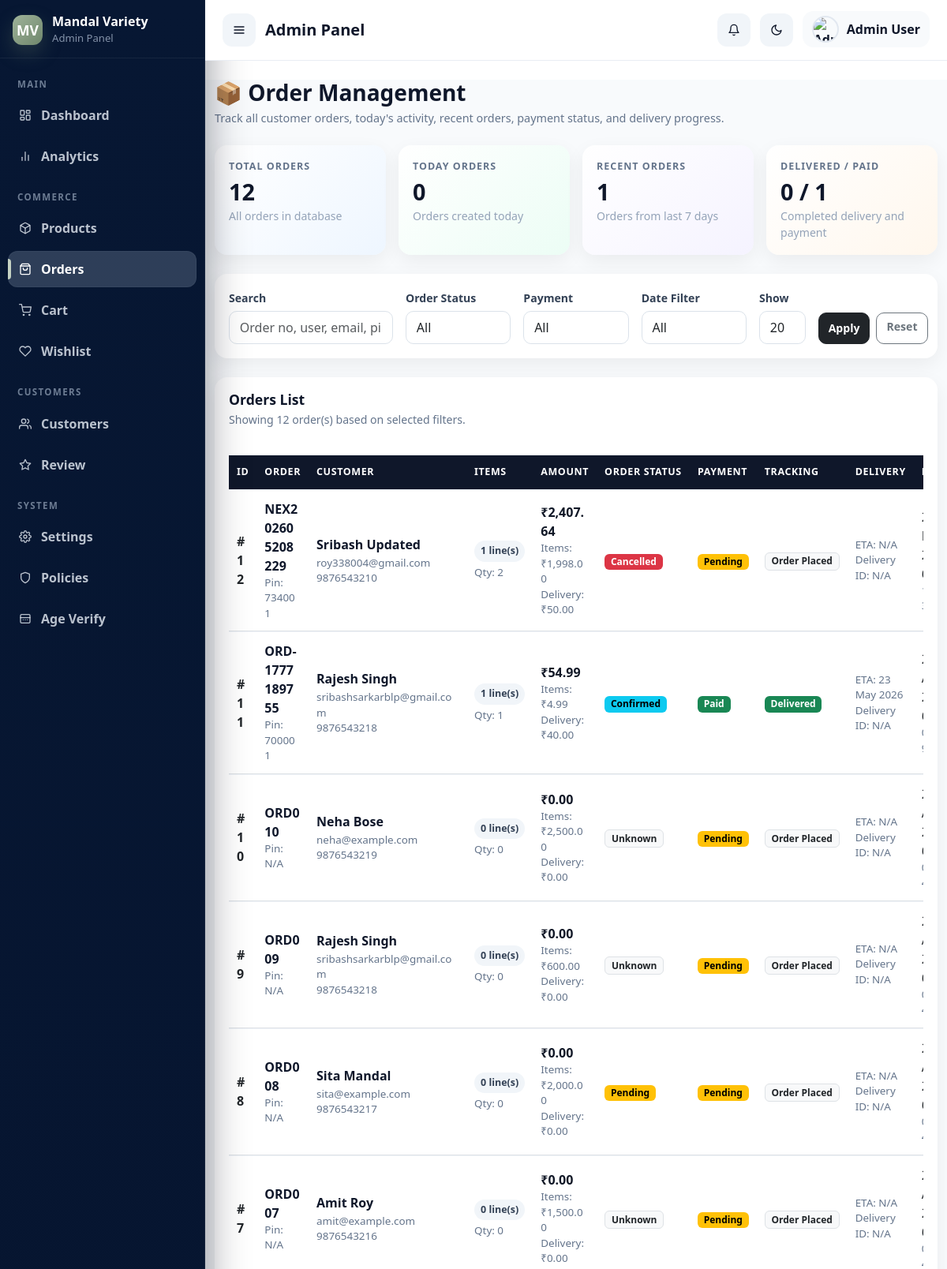
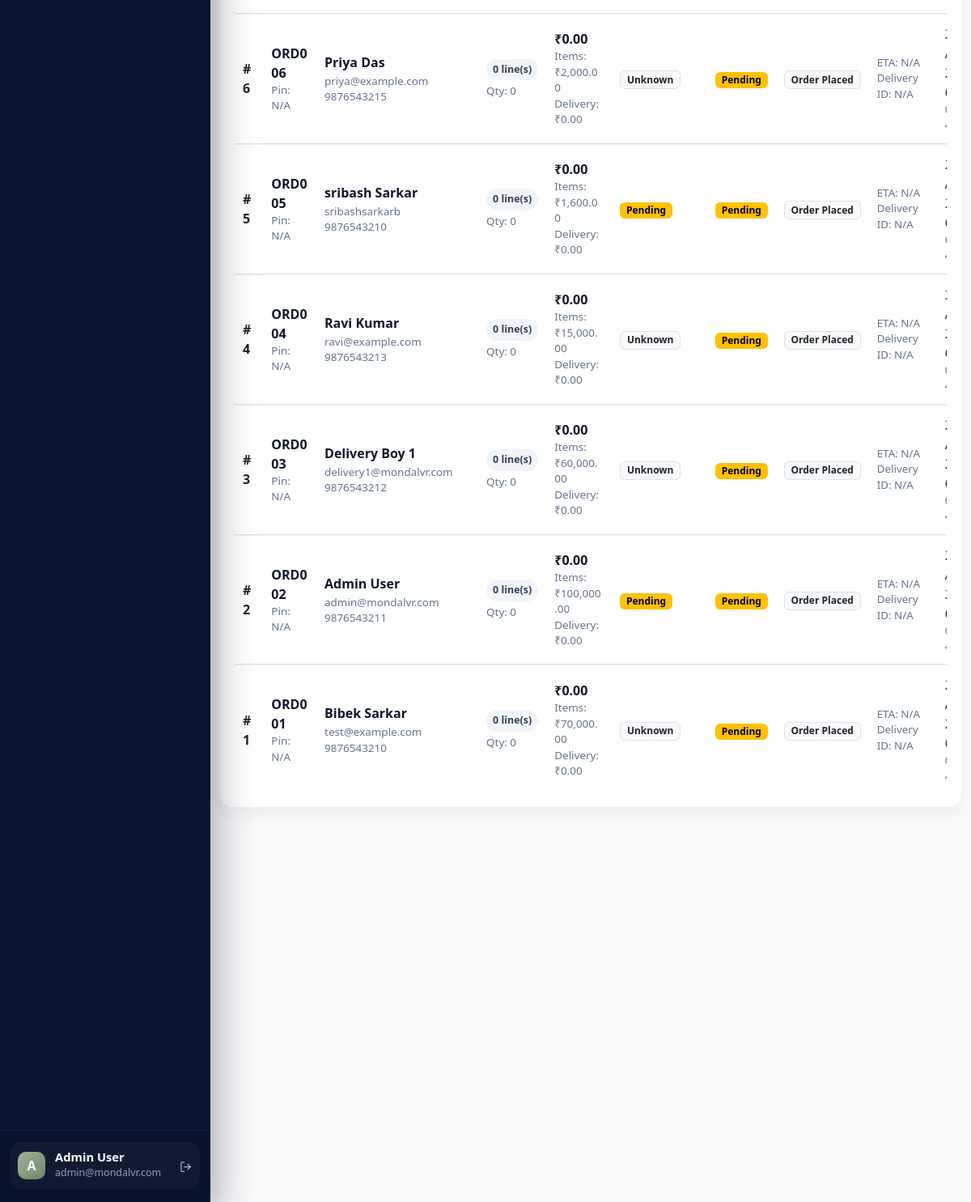
Page /admin/orders/list.php (signed in) on the committed database (2 pictures, top to bottom).
### tables this page shows
CREATE TABLE `orders` (
  `id` int(11) NOT NULL,
  `user_id` int(11) NOT NULL,
  `order_number` varchar(50) NOT NULL,
  `total_amount` decimal(10,2) NOT NULL,
  `delivery_charge` decimal(8,2) DEFAULT 0.00,
  `tax_amount` decimal(8,2) DEFAULT 0.00,
  `grand_total` decimal(10,2) NOT NULL,
  `status` enum('pending','confirmed','preparing','out_for_delivery','delivered','cancelled','returned') DEFAULT 'pending',
  `payment_status` enum('pending','paid','failed','refunded') DEFAULT 'pending',
  `delivery_address` text NOT NULL,
  `pincode` varchar(10) NOT NULL,
  `delivery_eta` time DEFAULT NULL,
  `assigned_delivery_id` int(11) DEFAULT NULL,
  `notes` text DEFAULT NULL,
  `created_at` timestamp NOT NULL DEFAULT current_timestamp(),
  `updated_at` timestamp NOT NULL DEFAULT current_timestamp() ON UPDATE current_timestamp(),
  `tracking_status` varchar(50) DEFAULT 'Order Placed',
  `admin_remark` text DEFAULT NULL
);

CREATE TABLE `users` (
  `id` int(11) NOT NULL,
  `name` varchar(255) NOT NULL,
  `email` varchar(255) NOT NULL,
  `phone` varchar(20) NOT NULL,
  `password` varchar(255) NOT NULL,
  `role` enum('customer','admin','delivery') DEFAULT 'customer',
  `address` text DEFAULT NULL,
  `city` varchar(100) DEFAULT NULL,
  `state` varchar(100) DEFAULT NULL,
  `country` varchar(100) DEFAULT NULL,
  `profile_image` varchar(255) DEFAULT NULL,
  `pincode` varchar(10) DEFAULT NULL,
  `is_active` tinyint(1) DEFAULT 1,
  `created_at` timestamp NOT NULL DEFAULT current_timestamp(),
  `updated_at` timestamp NOT NULL DEFAULT current_timestamp() ON UPDATE current_timestamp(),
  `otp` varchar(6) DEFAULT NULL,
  `otp_expires_at` timestamp NULL DEFAULT NULL,
  `is_verified` tinyint(1) DEFAULT 0,
  `email_verified_at` timestamp NULL DEFAULT NULL,
  `last_login` datetime DEFAULT NULL,
  `login_otp` varchar(10) DEFAULT NULL,
  `otp_expiry` datetime DEFAULT NULL
);

### admin/includes/config.php (called while the page is built, shortened)
<?php
if (!function_exists('e')) {
    function e($string) {
        return htmlspecialchars($string ?? '', ENT_QUOTES, 'UTF-8');
    }
}
?>

### admin/orders/list.php (the view, shortened to what this page needs)
<?php include '../includes/header.php'; ?>
<?php include '../includes/sidebar.php'; ?>
<?php
function orderStatusBadge($status)
{
    $status = strtolower(trim((string)$status));
    return match ($status) {
        'pending' => '<span class="badge text-bg-warning">Pending</span>',
        'confirmed' => '<span class="badge text-bg-info">Confirmed</span>',
        'processing' => '<span class="badge text-bg-primary">Processing</span>',
        'shipped' => '<span class="badge text-bg-secondary">Shipped</span>',
        'out_for_delivery' => '<span class="badge text-bg-dark">Out for Delivery</span>',
        'delivered' => '<span class="badge text-bg-success">Delivered</span>',
        'cancelled' => '<span class="badge text-bg-danger">Cancelled</span>',
        default => '<span class="badge bg-light text-dark border">' . e(ucwords(str_replace('_', ' ', $status ?: 'unknown'))) . '</span>',
    };
}
function paymentStatusBadge($status)
{
    $status = strtolower(trim((string)$status));
    return match ($status) {
        'paid' => '<span class="badge text-bg-success">Paid</span>',
        'pending' => '<span class="badge text-bg-warning">Pending</span>',
        'failed' => '<span class="badge text-bg-danger">Failed</span>',
        'refunded' => '<span class="badge text-bg-info">Refunded</span>',
        default => '<span class="badge bg-light text-dark border">' . e(ucwords($status ?: 'unknown')) . '</span>',
    };
}
function trackingBadge($status)
{
    $status = strtolower(trim((string)$status));
    return match ($status) {
        'ordered' => '<span class="badge text-bg-secondary">Ordered</span>',
        'packed' => '<span class="badge text-bg-info">Packed</span>',
        'shipped' => '<span class="badge text-bg-primary">Shipped</span>',
        'on_the_way' => '<span class="badge text-bg-warning">On The Way</span>',
        'delivered' => '<span class="badge text-bg-success">Delivered</span>',
        default => '<span class="badge bg-light text-dark border">' . e(ucwords(str_replace('_', ' ', $status ?: 'n/a'))) . '</span>',
    };
}
$search = trim($_GET['search'] ?? '');
$limit = (int)($_GET['limit'] ?? 20);
$where = [];
$whereSql = !empty($where) ? 'WHERE ' . implode(' AND ', $where) : '';
$statsSql = "
    SELECT
        COUNT(*) AS total_orders,
        SUM(CASE WHEN DATE(created_at) = CURDATE() THEN 1 ELSE 0 END) AS today_orders,
        SUM(CASE WHEN DATE(created_at) >= DATE_SUB(CURDATE(), INTERVAL 7 DAY) THEN 1 ELSE 0 END) AS recent_orders,
        SUM(CASE WHEN status = 'delivered' THEN 1 ELSE 0 END) AS delivered_orders,
        SUM(CASE WHEN payment_status = 'paid' THEN 1 ELSE 0 END) AS paid_orders
    FROM orders
";
$stats = $conn->query($statsSql)->fetch(PDO::FETCH_ASSOC);
$sql = "
    SELECT
        o.*,
        u.name AS user_name,
        u.email AS user_email,
        u.phone AS user_phone,
        COUNT(oi.id) AS total_items,
        COALESCE(SUM(oi.quantity), 0) AS total_qty
    FROM orders o
    INNER JOIN users u ON o.user_id = u.id
    LEFT JOIN order_items oi ON oi.order_id = o.id
    $whereSql
    GROUP BY o.id
    ORDER BY o.id DESC
    LIMIT :limit_rows
";
$stmt = $conn->prepare($sql);
$stmt->bindValue(':limit_rows', $limit, PDO::PARAM_INT);
$stmt->execute();
$orders = $stmt->fetchAll(PDO::FETCH_ASSOC);
?>
<div class="w-100">
    <?php include '../includes/topbar.php'; ?>
    <div class="container-fluid mt-4 mb-5 orders-page">
        <div class="d-flex justify-content-between align-items-start flex-wrap gap-3 mb-4">
            <div>
                <h4 class="page-title">📦 Order Management</h4>
                <div class="page-subtitle">Track all customer orders, today's activity, recent orders, payment status, and delivery progress.</div>
            </div>
        </div>
        <div class="row g-3 mb-4">
            <div class="col-12 col-sm-6 col-xl-3">
                <div class="card stats-card gradient-card-1 h-100">
                    <div class="card-body">
                        <div class="stats-label">Total Orders</div>
                        <div class="stats-value"><?= (int)($stats['total_orders'] ?? 0) ?></div>
                        <div class="stats-note">All orders in database</div>
                    </div>
                </div>
            </div>
            <div class="col-12 col-sm-6 col-xl-3">
                <div class="card stats-card gradient-card-2 h-100">
                    <div class="card-body">
                        <div class="stats-label">Today Orders</div>
                        <div class="stats-value"><?= (int)($stats['today_orders'] ?? 0) ?></div>
                        <div class="stats-note">Orders created today</div>
                    </div>
                </div>
            </div>
            <div class="col-12 col-sm-6 col-xl-3">
                <div class="card stats-card gradient-card-3 h-100">
                    <div class="card-body">
                        <div class="stats-label">Recent Orders</div>
                        <div class="stats-value"><?= (int)($stats['recent_orders'] ?? 0) ?></div>
                        <div class="stats-note">Orders from last 7 days</div>
                    </div>
                </div>
            </div>
            <div class="col-12 col-sm-6 col-xl-3">
                <div class="card stats-card gradient-card-4 h-100">
                    <div class="card-body">
                        <div class="stats-label">Delivered / Paid</div>
                        <div class="stats-value"><?= (int)($stats['delivered_orders'] ?? 0) ?> / <?= (int)($stats['paid_orders'] ?? 0) ?></div>
                        <div class="stats-note">Completed delivery and payment</div>
                    </div>
                </div>
            </div>
        </div>
        <div class="card filter-card mb-4">
            <div class="card-body">
                <form method="GET" class="row g-3 align-items-end">
                    <div class="col-12 col-md-6 col-xl-3">
                        <label class="form-label">Search</label>
                        <input type="text" name="search" class="form-control" value="<?= e($search) ?>" placeholder="Order no, user, email, pincode">
                    </div>
                    <div class="col-6 col-md-3 col-xl-2">
                        <label class="form-label">Order Status</label>
                        <select name="status" class="form-select">
                            <option value="">All</option>
                        </select>
                    </div>
                    <div class="col-6 col-md-3 col-xl-2">
                        <label class="form-label">Payment</label>
                        <select name="payment" class="form-select">
                            <option value="">All</option>
                        </select>
                    </div>
                    <div class="col-6 col-md-3 col-xl-2">
                        <label class="form-label">Date Filter</label>
                        <select name="date_filter" class="form-select">
                            <option value="">All</option>
                        </select>
                    </div>
                    <div class="col-6 col-md-3 col-xl-1">
                        <label class="form-label">Show</label>
                        <select name="limit" class="form-select">
                            <option value="20" <?= $limit === 20 ? 'selected' : '' ?>>20</option>
                        </select>
                    </div>
                    <div class="col-12 col-xl-2 d-grid d-md-flex gap-2">
                        <button type="submit" class="btn btn-dark flex-fill">Apply</button>
                        <a href="list.php" class="btn btn-outline-secondary flex-fill">Reset</a>
                    </div>
                </form>
            </div>
        </div>
        <div class="card table-card">
            <div class="table-card-header">
                <div class="d-flex justify-content-between align-items-start flex-wrap gap-2">
                    <div>
                        <h6 class="table-title">Orders List</h6>
                        <div class="table-note">Showing <?= count($orders) ?> order(s) based on selected filters.</div>
                    </div>
                </div>
            </div>
            <div class="card-body pt-3">
                <div class="table-scroll-area">
                    <table class="table align-middle">
                        <thead>
                            <tr>
                                <th>ID</th>
                                <th>Order</th>
                                <th>Customer</th>
                                <th>Items</th>
                                <th>Amount</th>
                                <th>Order Status</th>
                                <th>Payment</th>
                                <th>Tracking</th>
                                <th>Delivery</th>
                                <th>Date</th>
                            </tr>
                        </thead>
                        <tbody>
                            <?php if (!empty($orders)): ?>
                                <?php foreach ($orders as $o): ?>
                                    <tr>
                                        <td>
                                            <strong>#<?= (int)$o['id'] ?></strong>
                                        </td>
                                        <td>
                                            <div class="order-no"><?= e($o['order_number'] ?: 'N/A') ?></div>
                                            <div class="sub-text">Pin: <?= e($o['pincode'] ?: 'N/A') ?></div>
                                        </td>
                                        <td class="customer-box">
                                            <div class="customer-name"><?= e($o['user_name'] ?: 'N/A') ?></div>
                                            <div class="sub-text">
                                                <?= e($o['user_email'] ?: 'N/A') ?><br>
                                                <?= e($o['user_phone'] ?: 'No phone') ?>
                                            </div>
                                        </td>
                                        <td>
                                            <div class="mini-chip"><?= (int)$o['total_items'] ?> line(s)</div>
                                            <div class="sub-text mt-1">Qty: <?= (int)$o['total_qty'] ?></div>
                                        </td>
                                        <td>
                                            <div class="price-main">₹<?= number_format((float)($o['grand_total'] ?? 0), 2) ?></div>
                                            <div class="sub-text">
                                                Items: ₹<?= number_format((float)($o['total_amount'] ?? 0), 2) ?><br>
                                                Delivery: ₹<?= number_format((float)($o['delivery_charge'] ?? 0), 2) ?>
                                            </div>
                                        </td>
                                        <td><?= orderStatusBadge($o['status']) ?></td>
                                        <td><?= paymentStatusBadge($o['payment_status']) ?></td>
                                        <td><?= trackingBadge($o['tracking_status']) ?></td>
                                        <td>
                                            <div class="sub-text">
                                                ETA:
                                                <?= !empty($o['delivery_eta']) ? e(date('d M Y', strtotime($o['delivery_eta']))) : 'N/A' ?>
                                            </div>
                                            <div class="sub-text">
                                                Delivery ID:
                                                <?= e($o['assigned_delivery_id'] ?: 'N/A') ?>
                                            </div>
                                        </td>
                                        <td>
                                            <div><?= !empty($o['created_at']) ? e(date('d M Y', strtotime($o['created_at']))) : '—' ?></div>
                                            <div class="sub-text"><?= !empty($o['created_at']) ? e(date('h:i A', strtotime($o['created_at']))) : '' ?></div>
                                        </td>
                                    </tr>
                                <?php endforeach; ?>
                            <?php else: ?>
                                <tr>
                                    <td colspan="11" class="text-center py-5 text-muted">No orders found.</td>
                                </tr>
                            <?php endif; ?>
                        </tbody>
                    </table>
                </div>
            </div>
        </div>
    </div>
</div>
<?php include '../includes/footer.php'; ?>

### rows in the picture
orders: id "12", order_number "NEX202605208229", pincode "734001", user.name "Sribash Updated", user.email "roy338004@gmail.com", user.phone "9876543210", total_items "1", total_qty "2", grand_total "2,407.64", total_amount "1,998.00", delivery_charge "50.00", status "Cancelled", payment_status "Pending", tracking_status "Order Placed", shows "N/A", assigned_delivery "N/A"
orders: id "11", order_number "ORD-1777189755", pincode "700001", user.name "Rajesh Singh", user.email "sribashsarkarblp@gmail.com", user.phone "9876543218", total_items "1", total_qty "1", grand_total "54.99", total_amount "4.99", delivery_charge "40.00", status "Confirmed", payment_status "Paid", tracking_status "Delivered", delivery_eta "23 May 2026", assigned_delivery "N/A"
orders: id "10", order_number "ORD010", pincode "N/A", user.name "Neha Bose", user.email "neha@example.com", user.phone "9876543219", total_items "0", total_qty "0", grand_total "0.00", total_amount "2,500.00", delivery_charge "0.00", status "Unknown", payment_status "Pending", tracking_status "Order Placed", assigned_delivery "N/A"
orders: id "9", order_number "ORD009", pincode "N/A", user.name "Rajesh Singh", user.email "sribashsarkarblp@gmail.com", user.phone "9876543218", total_items "0", total_qty "0", grand_total "0.00", total_amount "600.00", delivery_charge "0.00", status "Unknown", payment_status "Pending", tracking_status "Order Placed", assigned_delivery "N/A"
orders: id "8", order_number "ORD008", pincode "N/A", user.name "Sita Mandal", user.email "sita@example.com", user.phone "9876543217", total_items "0", total_qty "0", grand_total "0.00", total_amount "2,000.00", delivery_charge "0.00", status "Pending", payment_status "Pending", tracking_status "Order Placed", assigned_delivery "N/A"
orders: id "7", order_number "ORD007", pincode "N/A", user.name "Amit Roy", user.email "amit@example.com", user.phone "9876543216", total_items "0", total_qty "0", grand_total "0.00", total_amount "1,500.00", delivery_charge "0.00", status "Unknown", payment_status "Pending", tracking_status "Order Placed", assigned_delivery "N/A"
orders: id "6", order_number "ORD006", pincode "N/A", user.name "Priya Das", user.email "priya@example.com", user.phone "9876543215", total_items "0", total_qty "0", grand_total "0.00", total_amount "2,000.00", delivery_charge "0.00", status "Unknown", payment_status "Pending", tracking_status "Order Placed", assigned_delivery "N/A"
orders: id "5", order_number "ORD005", pincode "N/A", user.name "sribash Sarkar", user.email "sribashsarkarb", user.phone "9876543210", total_items "0", total_qty "0", grand_total "0.00", total_amount "1,600.00", delivery_charge "0.00", status "Pending", payment_status "Pending", tracking_status "Order Placed", assigned_delivery "N/A"
orders: id "4", order_number "ORD004", pincode "N/A", user.name "Ravi Kumar", user.email "ravi@example.com", user.phone "9876543213", total_items "0", total_qty "0", grand_total "0.00", total_amount "15,000.00", delivery_charge "0.00", status "Unknown", payment_status "Pending", tracking_status "Order Placed", assigned_delivery "N/A"
orders: id "3", order_number "ORD003", pincode "N/A", user.name "Delivery Boy 1", user.email "delivery1@mondalvr.com", user.phone "9876543212", total_items "0", total_qty "0", grand_total "0.00", total_amount "60,000.00", delivery_charge "0.00", status "Unknown", payment_status "Pending", tracking_status "Order Placed", assigned_delivery "N/A"
orders: id "2", order_number "ORD002", pincode "N/A", user.name "Admin User", user.email "admin@mondalvr.com", user.phone "9876543211", total_items "0", total_qty "0", grand_total "0.00", total_amount "100,000.00", delivery_charge "0.00", status "Pending", payment_status "Pending", tracking_status "Order Placed", assigned_delivery "N/A"
orders: id "1", order_number "ORD001", pincode "N/A", user.name "Bibek Sarkar", user.email "test@example.com", user.phone "9876543210", total_items "0", total_qty "0", grand_total "0.00", total_amount "70,000.00", delivery_charge "0.00", status "Unknown", payment_status "Pending", tracking_status "Order Placed", assigned_delivery "N/A"

### other values in the picture
substr($adminName, 0, 1) "A"
$adminName "Admin User"
$adminEmail "admin@mondalvr.com"
$stats['total_orders'] "12"
$stats['today_orders'] "0"
$stats['recent_orders'] "1"
$stats['delivered_orders'] "0"
$stats['paid_orders'] "1"
count($orders) "12"
